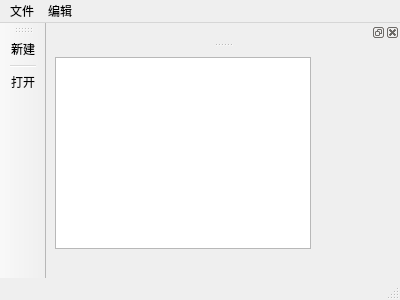
<?xml version="1.0" encoding="UTF-8"?>
<ui version="4.0">
 <class>MainWindow</class>
 <widget class="QMainWindow" name="MainWindow">
  <property name="geometry">
   <rect>
    <x>0</x>
    <y>0</y>
    <width>400</width>
    <height>300</height>
   </rect>
  </property>
  <property name="windowTitle">
   <string>MainWindow</string>
  </property>
  <widget class="QWidget" name="centralWidget">
   <widget class="QTextEdit" name="textEdit">
    <property name="geometry">
     <rect>
      <x>9</x>
      <y>9</y>
      <width>256</width>
      <height>192</height>
     </rect>
    </property>
   </widget>
  </widget>
  <widget class="QMenuBar" name="menuBar">
   <property name="geometry">
    <rect>
     <x>0</x>
     <y>0</y>
     <width>400</width>
     <height>23</height>
    </rect>
   </property>
   <widget class="QMenu" name="menu">
    <property name="title">
     <string>文件</string>
    </property>
    <addaction name="actionNew"/>
    <addaction name="separator"/>
    <addaction name="actionOpen"/>
   </widget>
   <widget class="QMenu" name="menuBar2">
    <property name="title">
     <string>编辑</string>
    </property>
   </widget>
   <addaction name="menu"/>
   <addaction name="menuBar2"/>
  </widget>
  <widget class="QToolBar" name="mainToolBar">
   <property name="allowedAreas">
    <set>Qt::LeftToolBarArea|Qt::RightToolBarArea</set>
   </property>
   <property name="toolButtonStyle">
    <enum>Qt::ToolButtonIconOnly</enum>
   </property>
   <attribute name="toolBarArea">
    <enum>LeftToolBarArea</enum>
   </attribute>
   <attribute name="toolBarBreak">
    <bool>false</bool>
   </attribute>
   <addaction name="actionNew"/>
   <addaction name="separator"/>
   <addaction name="actionOpen"/>
  </widget>
  <widget class="QStatusBar" name="statusBar"/>
  <widget class="QDockWidget" name="dockWidget_2">
   <property name="allowedAreas">
    <set>Qt::BottomDockWidgetArea|Qt::TopDockWidgetArea</set>
   </property>
   <attribute name="dockWidgetArea">
    <number>4</number>
   </attribute>
   <widget class="QWidget" name="dockWidgetContents_2"/>
  </widget>
  <action name="actionNew">
   <property name="text">
    <string>新建</string>
   </property>
  </action>
  <action name="actionOpen">
   <property name="text">
    <string>打开</string>
   </property>
  </action>
 </widget>
 <layoutdefault spacing="6" margin="11"/>
 <resources/>
 <connections/>
</ui>
